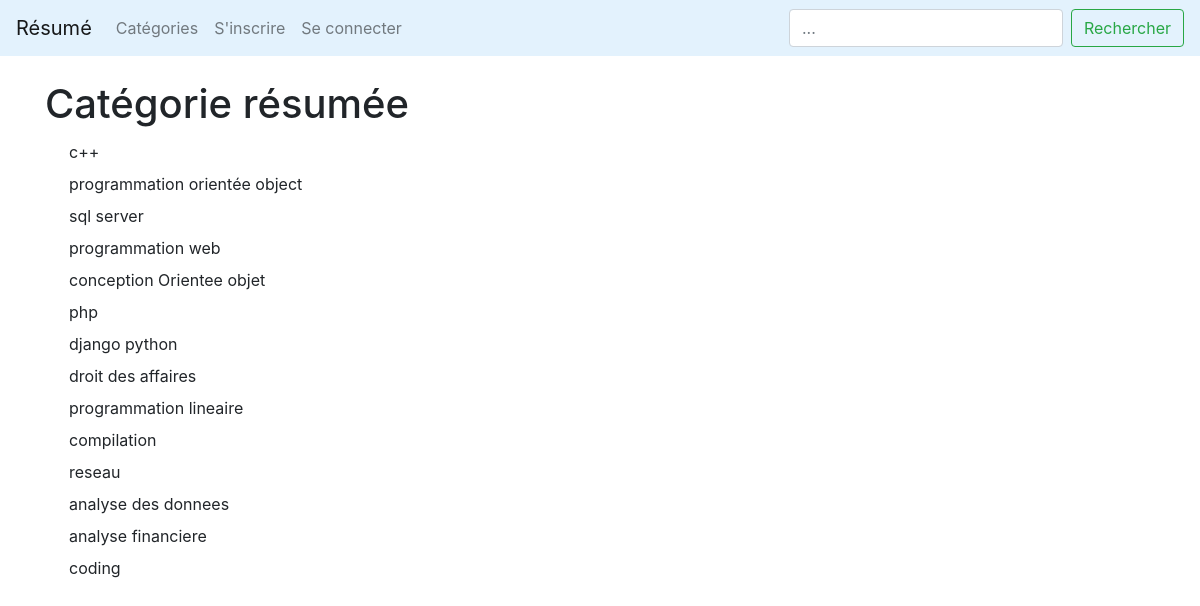
The page /categories_list on the database as committed earlier.
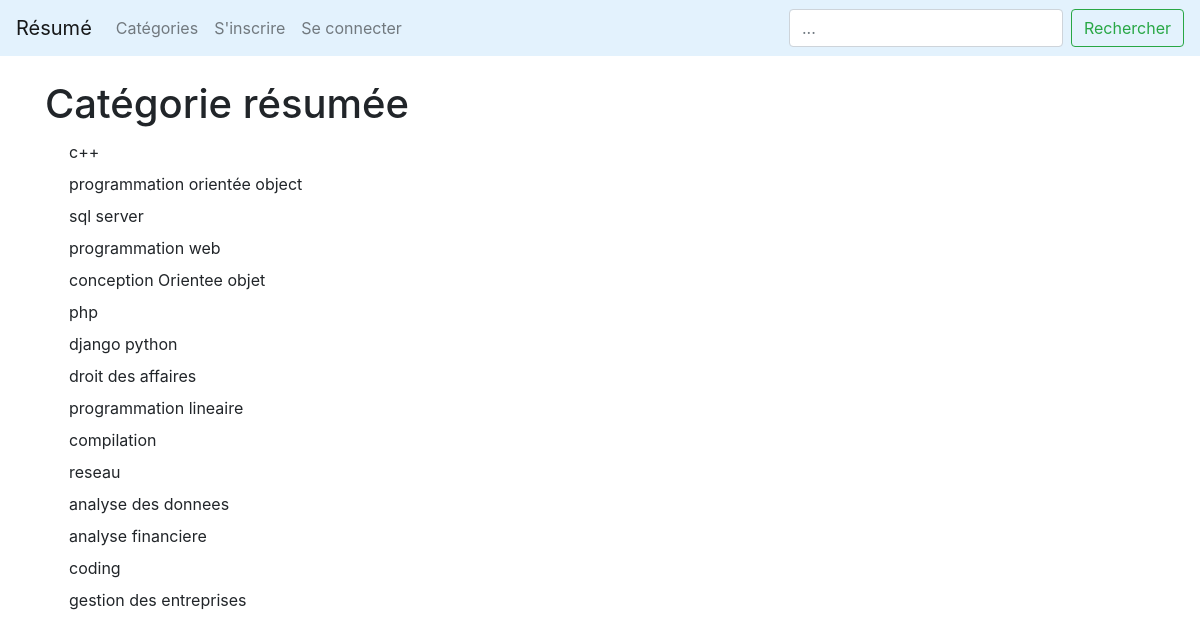
The same page on the database as committed later.
### LeBlog/models.py (models this page shows, shortened)
class Categorie(models.Model):
        name = models.CharField(max_length=255)
        def __str__(self):
            return self.name

### LeBlog/views.py (the view)
# urls.py: path('categories_list', CategoryListView, name='categories_list'),
def CategoryListView(request):
    cat_menu_list = Categorie.objects.all()
    return render(request, 'cat_menu_list.html', {'cat_menu_list': cat_menu_list})

### LeBlog/templates/cat_menu_list.html (shortened to what this page needs)
{% extends 'base.html' %}
{% block content %}
<h1>Catégorie résumée</h1>
          {%for item in cat_menu_list %}
          <a class="dropdown-item" href="{% url 'categorie' item|slugify %}">{{ item }}</a>
          {%endfor%}
{% endblock %}

Rows that differ between the two databases and show on the page:
added Categorie: name "gestion des entreprises"
